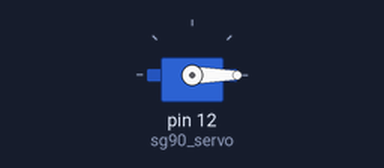
The program below on a simulated MicroPython board. On the bench: servo. Servo angles are drawn from the pulse width (0.5 ms = 0°, 2.5 ms = 180°); what the program prints to the serial console is not drawn.

Above: at 0.05 s.
Timing chart, 0 to 4.6 s (numbered marks = the images above):
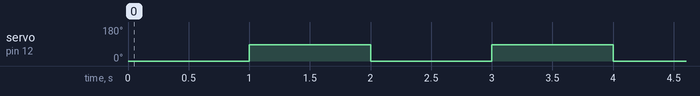

The program:

example_servo.py
```python
# from machine import Pin, PWM
# import uasyncio as asyncio
# import time
#
# sg90 = PWM(Pin(12, mode=Pin.OUT))
# sg90.freq(50)
#
# # 0.5ms/20ms = 0.025 = 2.5% duty cycle
# # 2.4ms/20ms = 0.12 = 12% duty cycle
#
# # 0.025*65535=1638
# # 0.12*65535=7864
#
# while True:
#     sg90.duty_u16(1638)
#     time.sleep(1)
#     sg90.duty_u16(7864)
#     time.sleep(1)
from machine import PWM, Pin
class Servo:
    __servo_pwm_freq = 50
    __min_u16_duty = 1640 - 2 # offset for correction
    __max_u16_duty = 7864 - 0  # offset for correction
    min_angle = 0
    max_angle = 180
    current_angle = 0.001


    def __init__(self, pin):
        self.__initialise(pin)


    def update_settings(self, servo_pwm_freq, min_u16_duty, max_u16_duty, min_angle, max_angle, pin):
        self.__servo_pwm_freq = servo_pwm_freq
        self.__min_u16_duty = min_u16_duty
        self.__max_u16_duty = max_u16_duty
        self.min_angle = min_angle
        self.max_angle = max_angle
        self.__initialise(pin)


    def move(self, angle):
        # round to 2 decimal places, so we have a chance of reducing unwanted servo adjustments
        angle = round(angle, 2)
        # do we need to move?
        if angle == self.current_angle:
            return
        self.current_angle = angle
        # calculate the new duty cycle and move the motor
        duty_u16 = self.__angle_to_u16_duty(angle)
        self.__motor.duty_u16(duty_u16)

    def __angle_to_u16_duty(self, angle):
        return int((angle - self.min_angle) * self.__angle_conversion_factor) + self.__min_u16_duty


    def __initialise(self, pin):
        self.current_angle = -0.001
        self.__angle_conversion_factor = (self.__max_u16_duty - self.__min_u16_duty) / (self.max_angle - self.min_angle)
        self.__motor = PWM(Pin(pin))
        self.__motor.freq(self.__servo_pwm_freq)

import time

sg90_servo = Servo(pin=12)  #To be changed according to the pin used

while True:
    print("moving to 0")
    sg90_servo.move(0)  # turns the servo to 0°.
    time.sleep(1)
    print("moving to 90")
    sg90_servo.move(90)  # turns the servo to 90°.
    time.sleep(1)
```

Measured:
- by itself, servo on pin 12 (sg90_servo): alternates 85° for 1.0 s and 0° for 1.0 s
